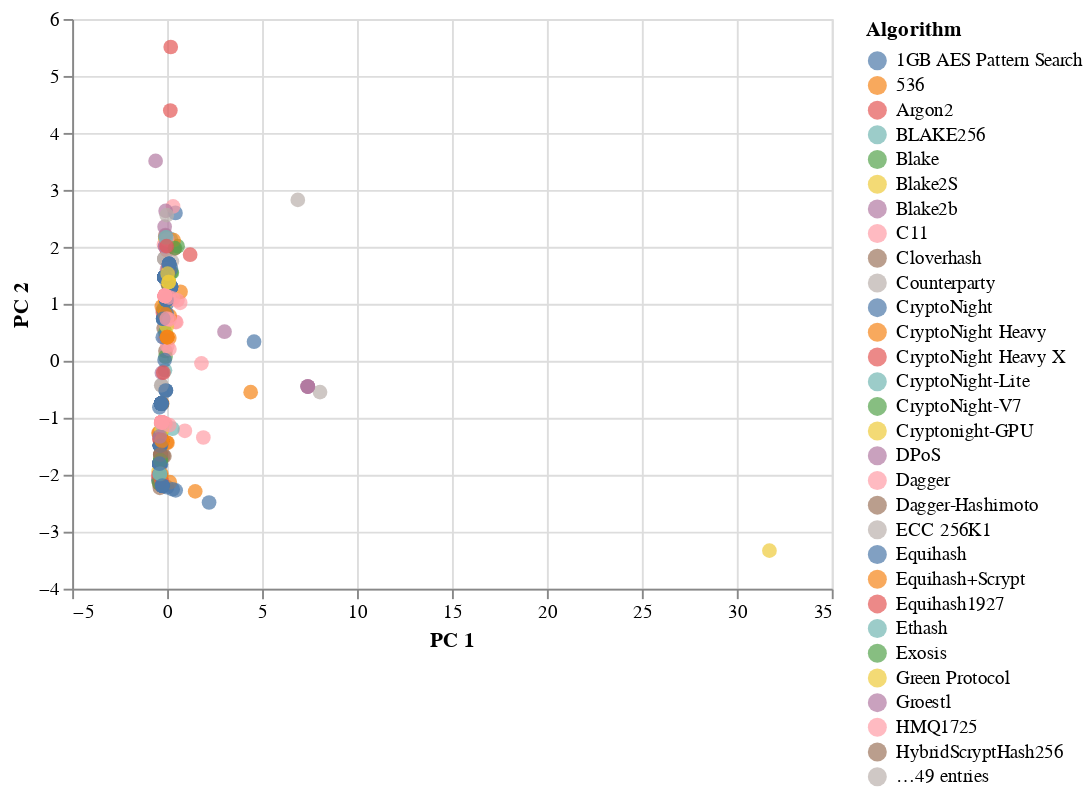

This figure's notebook cell:
### Markdown cell above
### Visualizing Results

#### 3D-Scatter with Clusters

### Code cell
alt.Chart(clustered_df).mark_circle(size=60).encode(
    x='PC 1',
    y='PC 2',
    color='Algorithm',
    tooltip=["CoinName", "Algorithm", "TotalCoinsMined", "TotalCoinSupply"]
).interactive()

### Figure 1 — Vega-Lite specification as saved in the notebook (floating-point values rounded to 4 significant figures; data arrays with more than 128 entries replaced by an {"elided": "..."} marker saying what was removed)
{"config": {"view": {"continuousWidth": 400, "continuousHeight": 300}}, "data": {"name": "data-939ac88581276da7c0085119f81359b8"}, "mark": {"type": "circle", "size": 60}, "encoding": {"color": {"type": "nominal", "field": "Algorithm"}, "tooltip": [{"type": "nominal", "field": "CoinName"}, {"type": "nominal", "field": "Algorithm"}, {"type": "quantitative", "field": "TotalCoinsMined"}, {"type": "quantitative", "field": "TotalCoinSupply"}], "x": {"type": "quantitative", "field": "PC 1"}, "y": {"type": "quantitative", "field": "PC 2"}}, "selection": {"selector001": {"type": "interval", "bind": "scales", "encodings": ["x", "y"]}}, "$schema": "https://vega.github.io/schema/vega-lite/v4.8.1.json", "datasets": {"data-939ac88581276da7c0085119f81359b8": {"elided": "637 records"}}}
